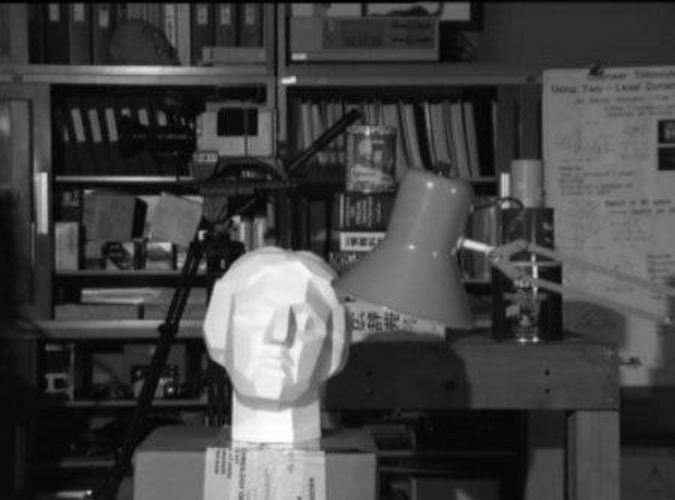
#> input picture OpenCV/src/clahe.png, 675 x 500 px
$ python CLAHE.py
#> lines starting #> are read from the running program, lines starting #| are printed output that depends on the picture
import cv2
import numpy as np
from matplotlib import pyplot as plt

"""
CLAHE : Contrast Limited Adaptive Histogram Equalization 限制对比度自适应直方图均衡
将图像分成小块, 对每个小块分别进行直方图均衡化, 但在每块中噪声会放大, 故对比度限制
若直方图中的bin超过对比度上限, 就将像素均匀分散到其他的bin, 再直方图均衡化
最后使用双线性插值去除小块的边界
"""

img = cv2.imread('../src/clahe.png', 0)
#> img: shape (500, 675); min 0, max 255, mean 68.2

# 对比度阈值/像素块大小
clahe = cv2.createCLAHE(clipLimit=2.0, tileGridSize=(8, 8))
img_clahe = clahe.apply(img)
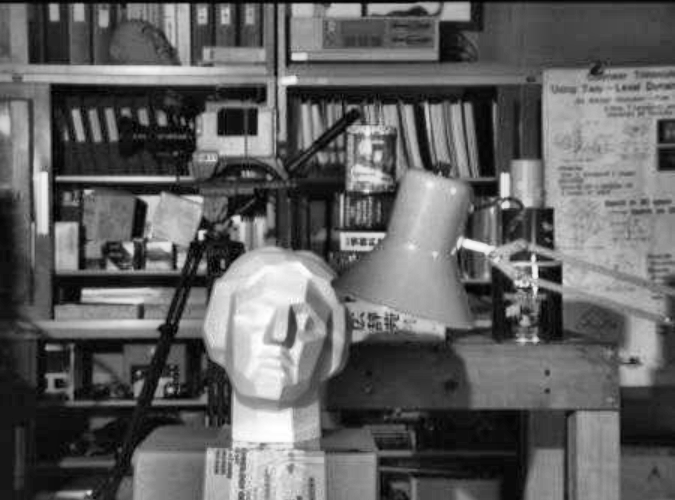
#> img_clahe: shape (500, 675); min 1, max 255, mean 97.3

img_he = cv2.equalizeHist(img)
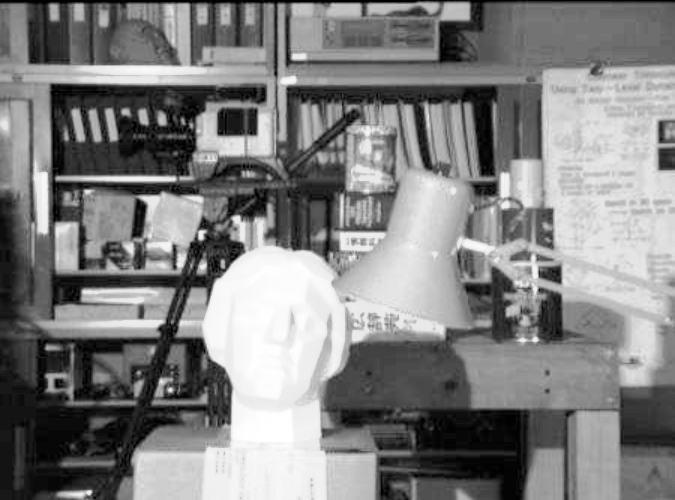
#> img_he: shape (500, 675); min 0, max 255, mean 128.5

plt.subplot(131), plt.imshow(img, 'gray'), plt.title('Original Image')
plt.subplot(132), plt.imshow(img_he, 'gray'), plt.title('Global Histogram Equalization')
plt.subplot(133), plt.imshow(img_clahe, 'gray'), plt.title('CLAHE')
plt.show()
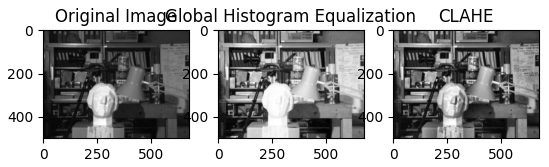
#> figure drawn by matplotlib, 3 panels

$ run again, with OpenCV/src/orange.png copied over OpenCV/src/clahe.png
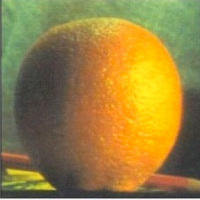
#> input picture OpenCV/src/orange.png, 200 x 200 px
#> `img_he = cv2.equalizeHist(img)`:
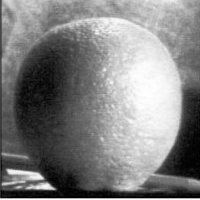
#> img_he: shape (200, 200); min 0, max 255, mean 128.3
#> `plt.show()`:
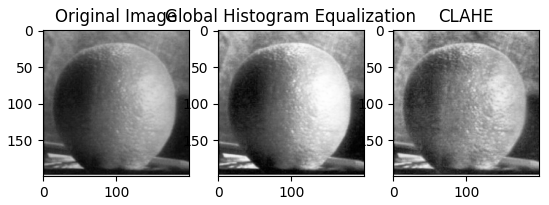
#> figure drawn by matplotlib, 3 panels
